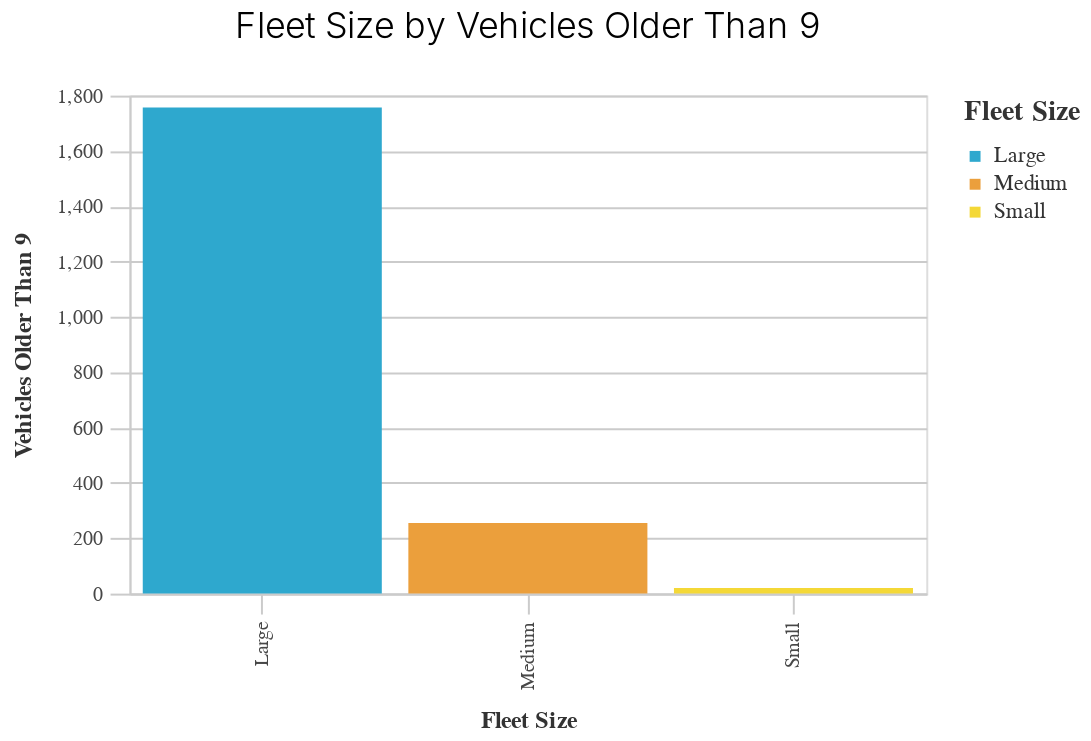

Source (notebook cell):
### Code cell
_utils.basic_bar_chart(fleet,'fleet_size','vehicles_older_than_9', 'fleet_size')

### Figure 1 — Vega-Lite specification as saved in the notebook (floating-point values rounded to 4 significant figures)
{"config": {"view": {"continuousWidth": 400, "continuousHeight": 300}, "axis": {"domainColor": "#cbcbcb", "grid": true, "gridColor": "#cbcbcb", "gridWidth": 1, "labelColor": "#474747", "labelFont": "Nunito Sans", "labelFontSize": 10, "labelPadding": 4, "tickColor": "#cbcbcb", "tickSize": 10, "titleColor": "#333", "titleFont": "Raleway", "titleFontSize": 12, "titlePadding": 10}, "axisBand": {"grid": false}, "background": "white", "font": "Raleway", "header": {"labelFont": "Nunito Sans", "titleFont": "Raleway"}, "legend": {"labelColor": "#333", "labelFont": "Nunito Sans", "labelFontSize": 11, "labelLimit": 0, "padding": 1, "symbolSize": 30, "symbolType": "square", "titleColor": "#333", "titleFont": "Raleway", "titleFontSize": 14, "titlePadding": 10}, "title": {"anchor": "middle", "font": "Raleway", "fontSize": 18, "fontWeight": 300, "offset": 20}}, "data": {"name": "data-6c1632cd02e839028092f8837dfdca37"}, "mark": "bar", "encoding": {"color": {"field": "fleet_size", "legend": {"title": "Fleet Size"}, "scale": {"range": ["#2EA8CE", "#EB9F3C", "#F4D837", "#51BF9D", "#8CBCCB", "#9487C0"]}, "type": "nominal"}, "x": {"field": "fleet_size", "sort": "-y", "title": "Fleet Size", "type": "nominal"}, "y": {"field": "vehicles_older_than_9", "title": "Vehicles Older Than 9", "type": "quantitative"}}, "height": 250, "title": "Fleet Size by Vehicles Older Than 9", "width": 400, "$schema": "https://vega.github.io/schema/vega-lite/v4.17.0.json", "datasets": {"data-6c1632cd02e839028092f8837dfdca37": [{"fleet_size": "Large", "vehicles_older_than_9": 1757.0, "vehicles_older_than_15": 696.0, "vehicles_0_to_9": 3975.0, "vehicles_percent_older_than_9": 86.21, "vehicles_percent_older_than_15": 92.92, "vehicles_percent_0_to_9": 80.17}, {"fleet_size": "Medium", "vehicles_older_than_9": 255.0, "vehicles_older_than_15": 48.0, "vehicles_0_to_9": 903.0, "vehicles_percent_older_than_9": 12.51, "vehicles_percent_older_than_15": 6.409, "vehicles_percent_0_to_9": 18.21}, {"fleet_size": "Small", "vehicles_older_than_9": 20.0, "vehicles_older_than_15": 5.0, "vehicles_0_to_9": 68.0, "vehicles_percent_older_than_9": 0.9814, "vehicles_percent_older_than_15": 0.6676, "vehicles_percent_0_to_9": 1.372}]}}
